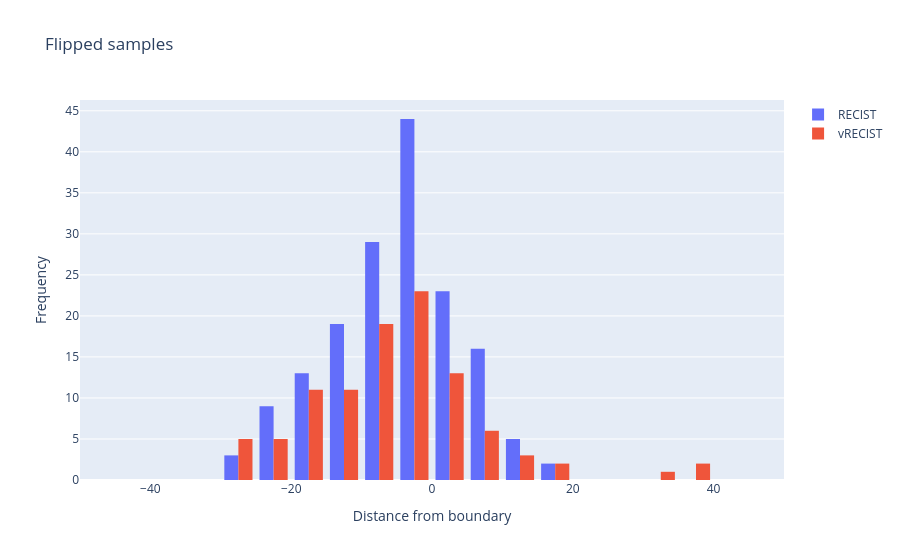

The notebook cell this image was saved under:
### Code cell
import plotly.graph_objects as go

histogram_data = r_pd_samples.copy()
histogram_data = histogram_data[(histogram_data.avg_DICE > 0.80) &
                                (histogram_data.RECIST_flip == 1)]

v_histogram_data = v_pd_samples[(v_pd_samples.avg_DICE > 0.80) &
                                (v_pd_samples.vol_RECIST_flip == 1)]

hist_figure = go.Figure()

fig = go.Figure()
fig.add_trace(go.Histogram(
    x = histogram_data['dist_to_PD_RECIST'],
    name='RECIST',
    xbins=dict(
        start=-30,
        end=80,
        size=5
    ),
    bingroup=1,
))
fig.add_trace(go.Histogram(
    x = v_histogram_data['dist_to_PD_vRECIST'],
    name='vRECIST',
    xbins=dict(
        start=-30,
        end=60,
        size=5
    ),
    bingroup=1
))

fig.update_layout(
    xaxis=dict(
            title='Distance from boundary',
            range=[-50,50],
            ),
        yaxis = dict(
            title='Frequency'
        ),

    title = 'Flipped samples',
    barmode='group',
)

fig.show()

### Figure 1 — Plotly figure (JSON) as saved in the notebook; plotly's stock layout.template omitted (floating-point values rounded to 4 significant figures; data arrays with more than 128 entries replaced by an {"elided": "..."} marker saying what was removed)
{"data": [{"bingroup": "1", "name": "RECIST", "type": "histogram", "x": {"elided": "262 float values"}, "xbins": {"end": 80, "size": 5, "start": -30}}, {"bingroup": "1", "name": "vRECIST", "type": "histogram", "x": {"elided": "172 float values"}, "xbins": {"end": 60, "size": 5, "start": -30}}], "layout": {"barmode": "group", "title": {"text": "Flipped samples"}, "xaxis": {"range": [-50, 50], "title": {"text": "Distance from boundary"}}, "yaxis": {"title": {"text": "Frequency"}}}}
